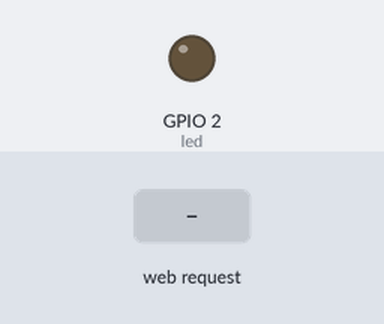
The sketch below on a simulated ESP8266 (NodeMCU). Shown: output pins drawn as LEDs (lit = HIGH). Inputs (shaded band) come from the test bench. WiFi joins after 1.5 s; servers stay silent unless stated; what the sketch prints to the serial monitor is not drawn.

Above: at 2.7 s.
2.8 s: HTTP request GET /led/off received
At 3.6 s:
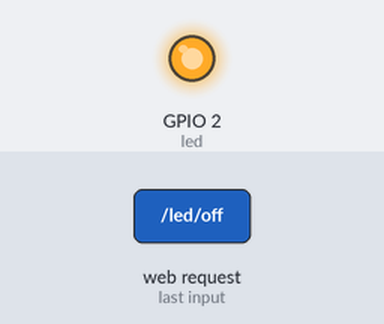
5.8 s: HTTP request GET /led/on received
At 7.1 s:
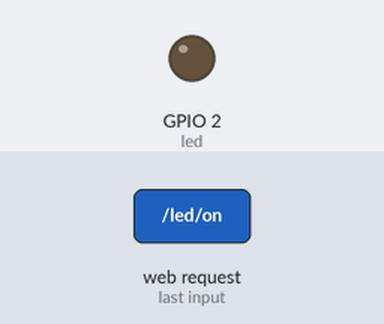
Timing chart, 0 to 8.8 s (numbered marks = the images above; inputs shaded):
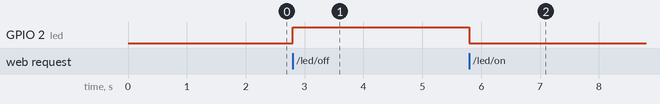

The sketch:

AP_LED_control.ino
```cpp
#include <ESP8266WiFi.h>
#include <ESP8266WebServer.h>

ESP8266WebServer server(80);
int led = LED_BUILTIN;

const char MAIN_page[] PROGMEM = R"=====(

)=====";

void handleRoot() {
 Serial.println("You called root page");
 String s = MAIN_page;
 server.send(200, "text/html", s);
}

void handleLedOn() {
 Serial.println("Turn on LED");
 digitalWrite(led, LOW);
 server.send(200, "text/html", MAIN_page);
}

void handleLedOff() {
 Serial.println("Turn Off LED");
 digitalWrite(led, HIGH);
 server.send(200, "text/html", MAIN_page);
}
void setup()
{
  pinMode(led, OUTPUT);
  Serial.begin(115200);
  Serial.println();

  WiFi.begin("bat_wifi", "password");

  Serial.print("Connecting");
  while (WiFi.status() != WL_CONNECTED)
  {
    delay(500);
    Serial.print(".");
  }
  Serial.println();

  Serial.print("Connected, IP address: ");
  Serial.println(WiFi.localIP());

  server.on("/", handleRoot);
  server.on("/led/on", handleLedOn);
  server.on("/led/off", handleLedOff);

  server.begin();                  //Start server
  Serial.println("HTTP server started");
}

void loop() {
  server.handleClient();
}
```

Measured:
- after the input at 2.8 s, GPIO 2 (led): LOW → HIGH at once
- after the input at 5.8 s, GPIO 2 (led): HIGH → LOW at once
